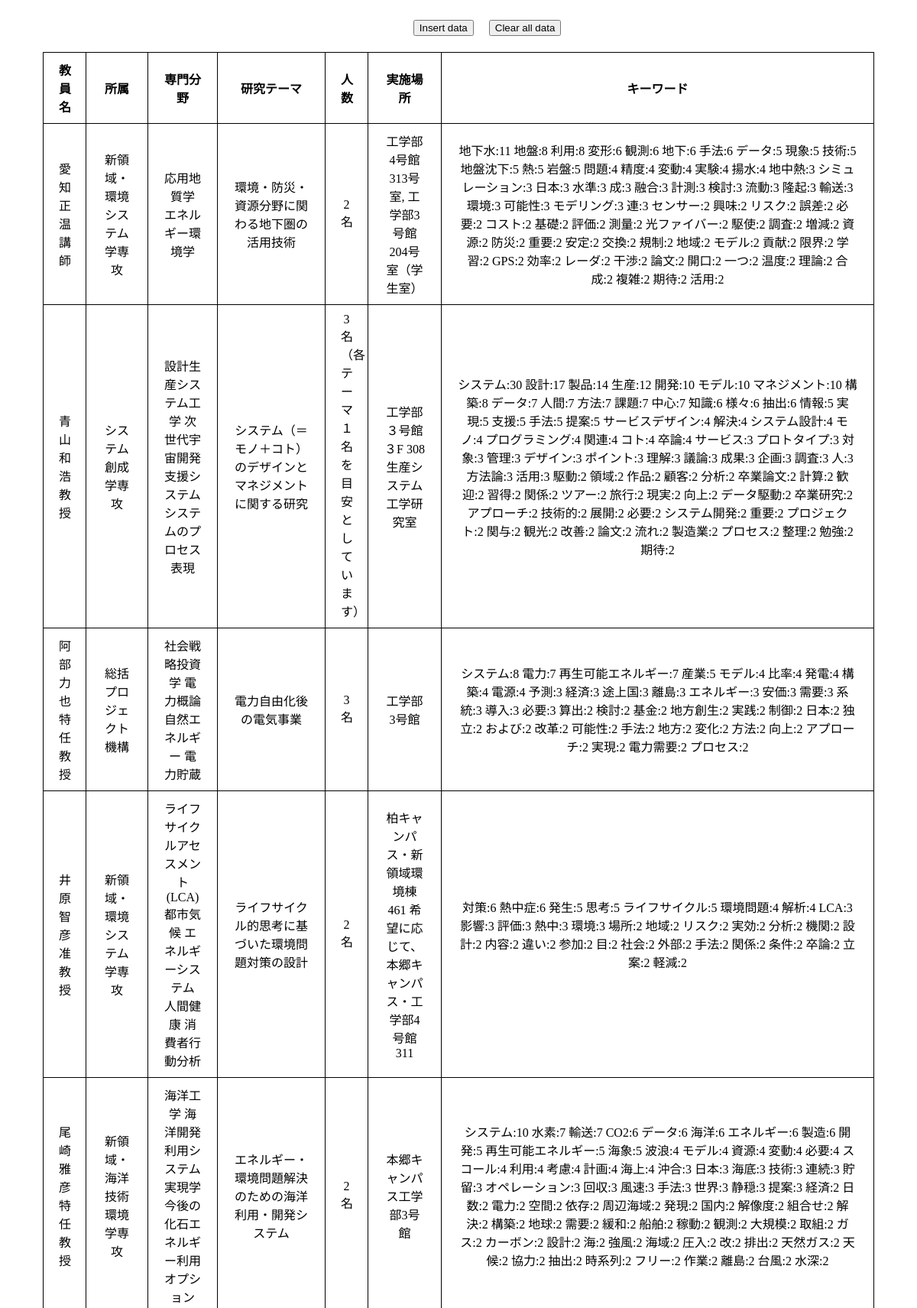
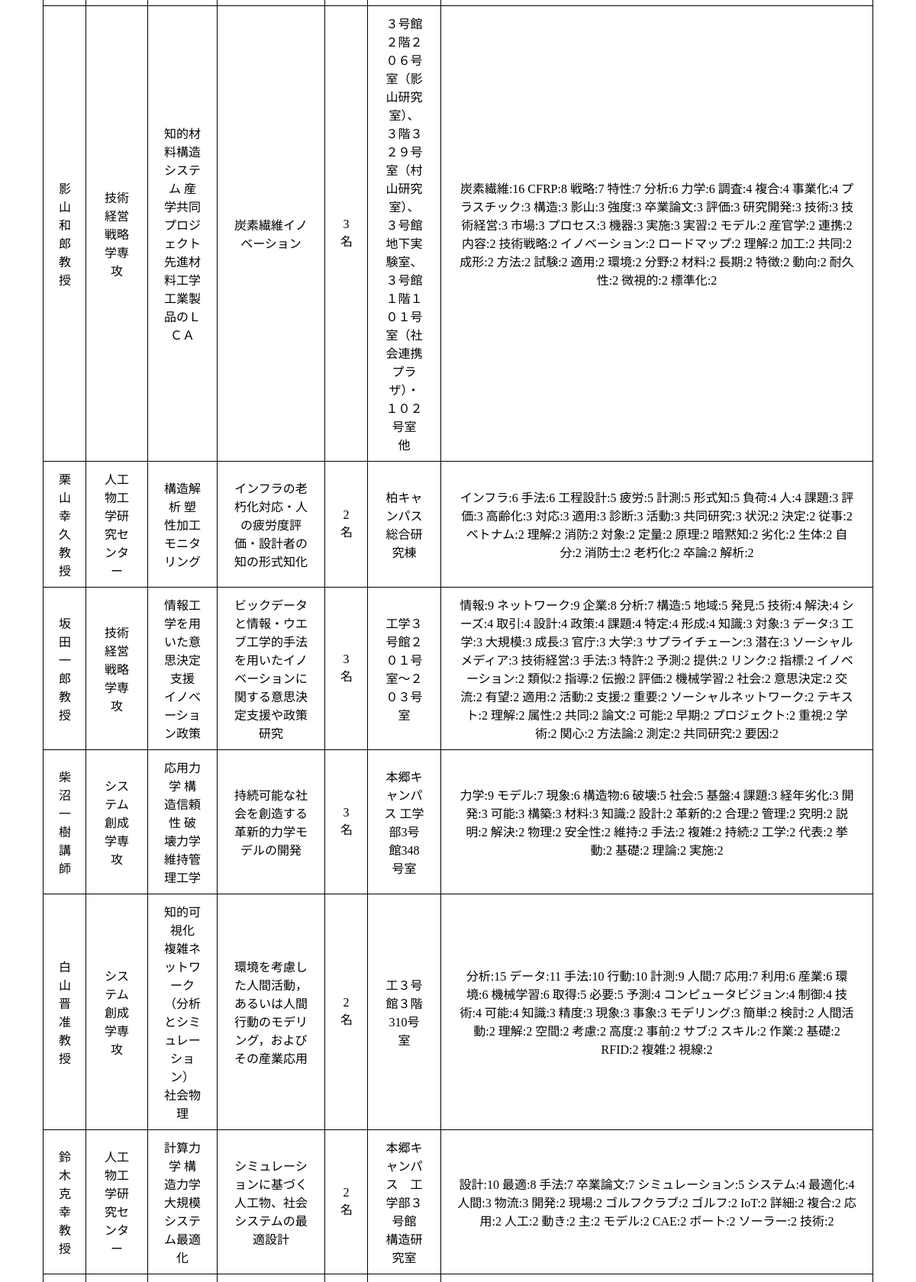
The app's page /db (upper part) with its own data (2 pictures, top to bottom).
### tables this page shows
CREATE TABLE teachers(
  id integer primary key autoincrement,
  name text,
  affiliation text, --所属
  specialized_field text, --専門分野
  research_theme text, --研究テーマ
  number_of_people text, --標準受け入れ人数
  place text, --実施場所
  keywords text
);

### main.py (the view)
@app.route("/db")
def db_show():
    cur = g.db.execute('select name, affiliation, specialized_field, research_theme, number_of_people, place, keywords from teachers') # ここ忘れがち．．
    table = [dict(name=row[0], affiliation=row[1], specialized_field=row[2], research_theme=row[3], number_of_people=row[4], place=row[5], keywords=row[6]) for row in cur.fetchall()]
    return render_template('db.html', teachers_table = table)

### main.py (called while the page is built)
def connect_db():
    return sqlite3.connect(app.config['DATABASE'])

@app.before_request
def before_request():
    g.db = connect_db() # g：とりあえず全てを格納する変数．データベースのコネクションやログインしてるユーザ情報など．

@app.teardown_request
def teardown_request(exception):
    db = getattr(g, "db", None)
    if db is not None:
        db.close()

### templates/db.html (shortened to what this page needs)
<!DOCTYPE html>
<html lang="ja">
<head>
    <link rel="stylesheet" href="{{ url_for('static', filename='db.css') }}">
</head>
<body>
    <br>
    <form action="{{ url_for('db_insert') }}" method="post" id = "insert">
        <input type="submit" value="Insert data">
    </form>
    <form action="{{ url_for('delete') }}" method="post" id="delete">
        <input type="submit" value="Clear all data">
    </form>
    <br>
    <table>
        <tr>
            <th width="15">教員名</th>
            <th width="40">所属</th>
            <th width="50">専門分野</th>
            <th width="100">研究テーマ</th>
            <th width="15">人数</th>
            <th width="55">実施場所</th>
            <th id = "keywords" width="525">キーワード</th>
    　   </tr>
        {% for row in teachers_table %}
        <tr>
            <td>{{ row.name }}</td>
            <td>{{ row.affiliation }}</td>
            <td>{{ row.specialized_field }}</td>
            <td>{{ row.research_theme }}</td>
            <td>{{ row.number_of_people }}</td>
            <td>{{ row.place }}</td>
            <td>{{ row.keywords }}</td>
        <tr>
        {% endfor %}
    </table>
    <br>
    <br>
    <br>
    <br>
    <br>
</body>
</html>

### static/db.css (style rules this page uses)
body { text-align: center; background-position: center center; }
table { border-collapse:collapse; width:800px; table-layout: fixed; margin: auto; text-align: center justify; }
table, th, td { border: 1px solid black; padding: 10px 20px; }
#insert { float:left; margin-left:45%; }
#delete { float:left; margin-left:20px; }

### records on screen
teachers: name "愛知 正温 講師", affiliation "新領域・環境システム学専攻", specialized_field "応用地質学 エネルギー環境学", research_theme "環境・防災・資源分野に関わる地下圏の活用技術", number_of_people "2名", place "工学部4号館313号室, 工学部3号館204号室（学生室）", keywords "地下水:11 地盤:8 利用:8 変形:6 観測:6 地下:6 手法:6 データ:5 現象:5 技術:5 地盤沈下:5 熱:5 岩盤:5 問題:4 精度:4 変動:4 実験:4 揚水:4 地中熱:3 シミュレーション:3 日本:3 水準:3 成:3 融合:3 計測:3 検討:3 流動:3 隆起:3 輸送:3 環境:3 可能性:3 モデリング:3 連:3 センサー:2 興味:2 リスク:2 誤差:2 必要:2 コスト:2 基礎:2 評価:2 測量:2 光ファイバー:2 駆使:2 調査:2 増減:2 資源:2 防災:2 重要:2 安定:2 交換:2 規制:2 地域:2 モデル:2 貢献:2 限界:2 学習:2 GPS:2 効率:2 レーダ:2 干渉:2 論文:2 開口:2 一つ:2 温度:2 理論:2 合成:2 複雑:2 期待:2 活用:2"
teachers: name "青山 和浩 教授", affiliation "システム創成学専攻", specialized_field "設計生産システム工学 次世代宇宙開発支援システム システムのプロセス表現", research_theme "システム（＝モノ＋コト）のデザインとマネジメントに関する研究", number_of_people "3名（各テーマ１名を目安としています）", place "工学部３号館３F 308 生産システム工学研究室", keywords "システム:30 設計:17 製品:14 生産:12 開発:10 モデル:10 マネジメント:10 構築:8 データ:7 人間:7 方法:7 課題:7 中心:7 知識:6 様々:6 抽出:6 情報:5 実現:5 支援:5 手法:5 提案:5 サービスデザイン:4 解決:4 システム設計:4 モノ:4 プログラミング:4 関連:4 コト:4 卒論:4 サービス:3 プロトタイプ:3 対象:3 管理:3 デザイン:3 ポイント:3 理解:3 議論:3 成果:3 企画:3 調査:3 人:3 方法論:3 活用:3 駆動:2 領域:2 作品:2 顧客:2 分析:2 卒業論文:2 計算:2 歓迎:2 習得:2 関係:2 ツアー:2 旅行:2 現実:2 向上:2 データ駆動:2 卒業研究:2 アプローチ:2 技術的:2 展開:2 必要:2 システム開発:2 重要:2 プロジェクト:2 関与:2 観光:2 改善:2 論文:2 流れ:2 製造業:2 プロセス:2 整理:2 勉強:2 期待:2"
teachers: name "阿部 力也 特任教授", affiliation "総括プロジェクト機構", specialized_field "社会戦略投資学 電力概論 自然エネルギー 電力貯蔵", research_theme "電力自由化後の電気事業", number_of_people "3名", place "工学部3号館", keywords "システム:8 電力:7 再生可能エネルギー:7 産業:5 モデル:4 比率:4 発電:4 構築:4 電源:4 予測:3 経済:3 途上国:3 離島:3 エネルギー:3 安価:3 需要:3 系統:3 導入:3 必要:3 算出:2 検討:2 基金:2 地方創生:2 実践:2 制御:2 日本:2 独立:2 および:2 改革:2 可能性:2 手法:2 地方:2 変化:2 方法:2 向上:2 アプローチ:2 実現:2 電力需要:2 プロセス:2"
teachers: name "井原 智彦 准教授", affiliation "新領域・環境システム学専攻", specialized_field "ライフサイクルアセスメント(LCA) 都市気候 エネルギーシステム 人間健康 消費者行動分析", research_theme "ライフサイクル的思考に基づいた環境問題対策の設計", number_of_people "2名", place "柏キャンパス・新領域環境棟461 希望に応じて、本郷キャンパス・工学部4号館311", keywords "対策:6 熱中症:6 発生:5 思考:5 ライフサイクル:5 環境問題:4 解析:4 LCA:3 影響:3 評価:3 熱中:3 環境:3 場所:2 地域:2 リスク:2 実効:2 分析:2 機関:2 設計:2 内容:2 違い:2 参加:2 目:2 社会:2 外部:2 手法:2 関係:2 条件:2 卒論:2 立案:2 軽減:2"
teachers: name "尾崎 雅彦 特任教授", affiliation "新領域・海洋技術環境学専攻", specialized_field "海洋工学 海洋開発利用システム実現学 今後の化石エネルギー利用オプション", research_theme "エネルギー・環境問題解決のための海洋利用・開発システム", number_of_people "2名", place "本郷キャンパス工学部3号館", keywords "システム:10 水素:7 輸送:7 CO2:6 データ:6 海洋:6 エネルギー:6 製造:6 開発:5 再生可能エネルギー:5 海象:5 波浪:4 モデル:4 資源:4 変動:4 必要:4 スコール:4 利用:4 考慮:4 計画:4 海上:4 沖合:3 日本:3 海底:3 技術:3 連続:3 貯留:3 オペレーション:3 回収:3 風速:3 手法:3 世界:3 静穏:3 提案:3 経済:2 日数:2 電力:2 空間:2 依存:2 周辺海域:2 発現:2 国内:2 解像度:2 組合せ:2 解決:2 構築:2 地球:2 需要:2 緩和:2 船舶:2 稼動:2 観測:2 大規模:2 取組:2 ガス:2 カーボン:2 設計:2 海:2 強風:2 海域:2 圧入:2 改:2 排出:2 天然ガス:2 天候:2 協力:2 抽出:2 時系列:2 フリー:2 作業:2 離島:2 台風:2 水深:2"
teachers: name "影山 和郎 教授", affiliation "技術経営戦略学専攻", specialized_field "知的材料構造システム 産学共同プロジェクト 先進材料工学 工業製品のＬＣＡ", research_theme "炭素繊維イノベーション", number_of_people "3名", place "３号館２階２０６号室（影山研究室）、３階３２９号室（村山研究室）、３号館地下実験室、３号館１階１０１号室（社会連携プラザ）・１０２号室 他", keywords "炭素繊維:16 CFRP:8 戦略:7 特性:7 分析:6 力学:6 調査:4 複合:4 事業化:4 プラスチック:3 構造:3 影山:3 強度:3 卒業論文:3 評価:3 研究開発:3 技術:3 技術経営:3 市場:3 プロセス:3 機器:3 実施:3 実習:2 モデル:2 産官学:2 連携:2 内容:2 技術戦略:2 イノベーション:2 ロードマップ:2 理解:2 加工:2 共同:2 成形:2 方法:2 試験:2 適用:2 環境:2 分野:2 材料:2 長期:2 特徴:2 動向:2 耐久性:2 微視的:2 標準化:2"
teachers: name "栗山 幸久 教授", affiliation "人工物工学研究センター", specialized_field "構造解析 塑性加工 モニタリング", research_theme "インフラの老朽化対応・人の疲労度評価・設計者の知の形式知化", number_of_people "2名", place "柏キャンパス 総合研究棟", keywords "インフラ:6 手法:6 工程設計:5 疲労:5 計測:5 形式知:5 負荷:4 人:4 課題:3 評価:3 高齢化:3 対応:3 適用:3 診断:3 活動:3 共同研究:3 状況:2 決定:2 従事:2 ベトナム:2 理解:2 消防:2 対象:2 定量:2 原理:2 暗黙知:2 劣化:2 生体:2 自分:2 消防士:2 老朽化:2 卒論:2 解析:2"
teachers: name "坂田 一郎 教授", affiliation "技術経営戦略学専攻", specialized_field "情報工学を用いた意思決定支援 イノベーション政策", research_theme "ビックデータと情報・ウエブ工学的手法を用いたイノベーションに関する意思決定支援や政策研究", number_of_people "3名", place "工学３号館２０１号室～２０３号室", keywords "情報:9 ネットワーク:9 企業:8 分析:7 構造:5 地域:5 発見:5 技術:4 解決:4 シーズ:4 取引:4 設計:4 政策:4 課題:4 特定:4 形成:4 知識:3 対象:3 データ:3 工学:3 大規模:3 成長:3 官庁:3 大学:3 サプライチェーン:3 潜在:3 ソーシャルメディア:3 技術経営:3 手法:3 特許:2 予測:2 提供:2 リンク:2 指標:2 イノベーション:2 類似:2 指導:2 伝搬:2 評価:2 機械学習:2 社会:2 意思決定:2 交流:2 有望:2 適用:2 活動:2 支援:2 重要:2 ソーシャルネットワーク:2 テキスト:2 理解:2 属性:2 共同:2 論文:2 可能:2 早期:2 プロジェクト:2 重視:2 学術:2 関心:2 方法論:2 測定:2 共同研究:2 要因:2"
teachers: name "柴沼 一樹 講師", affiliation "システム創成学専攻", specialized_field "応用力学 構造信頼性 破壊力学 維持管理工学", research_theme "持続可能な社会を創造する革新的力学モデルの開発", number_of_people "3名", place "本郷キャンパス 工学部3号館348号室", keywords "力学:9 モデル:7 現象:6 構造物:6 破壊:5 社会:5 基盤:4 課題:3 経年劣化:3 開発:3 可能:3 構築:3 材料:3 知識:2 設計:2 革新的:2 合理:2 管理:2 究明:2 説明:2 解決:2 物理:2 安全性:2 維持:2 手法:2 複雑:2 持続:2 工学:2 代表:2 挙動:2 基礎:2 理論:2 実施:2"
teachers: name "白山 晋 准教授", affiliation "システム創成学専攻", specialized_field "知的可視化 複雑ネットワーク（分析とシミュレーション） 社会物理", research_theme "環境を考慮した人間活動，あるいは人間行動のモデリング，およびその産業応用", number_of_people "2名", place "工３号館３階310号室", keywords "分析:15 データ:11 手法:10 行動:10 計測:9 人間:7 応用:7 利用:6 産業:6 環境:6 機械学習:6 取得:5 必要:5 予測:4 コンピュータビジョン:4 制御:4 技術:4 可能:4 知識:3 精度:3 現象:3 事象:3 モデリング:3 簡単:2 検討:2 人間活動:2 理解:2 空間:2 考慮:2 高度:2 事前:2 サブ:2 スキル:2 作業:2 基礎:2 RFID:2 複雑:2 視線:2"
teachers: name "鈴木 克幸 教授", affiliation "人工物工学研究センター", specialized_field "計算力学 構造力学 大規模システム最適化", research_theme "シミュレーションに基づく人工物、社会システムの最適設計", number_of_people "2名", place "本郷キャンパス 工学部３号館 構造研究室", keywords "設計:10 最適:8 手法:7 卒業論文:7 シミュレーション:5 システム:4 最適化:4 人間:3 物流:3 開発:2 現場:2 ゴルフクラブ:2 ゴルフ:2 IoT:2 詳細:2 複合:2 応用:2 人工:2 動き:2 主:2 モデル:2 CAE:2 ボート:2 ソーラー:2 技術:2"
